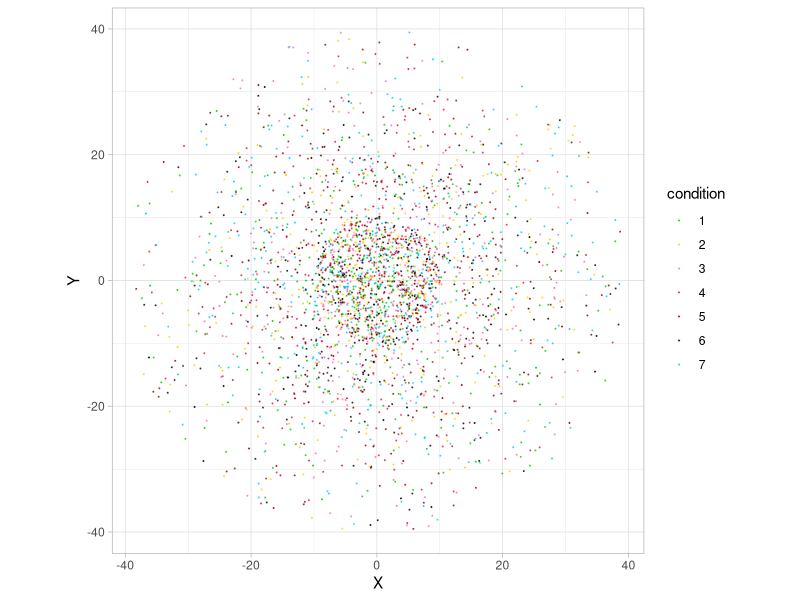
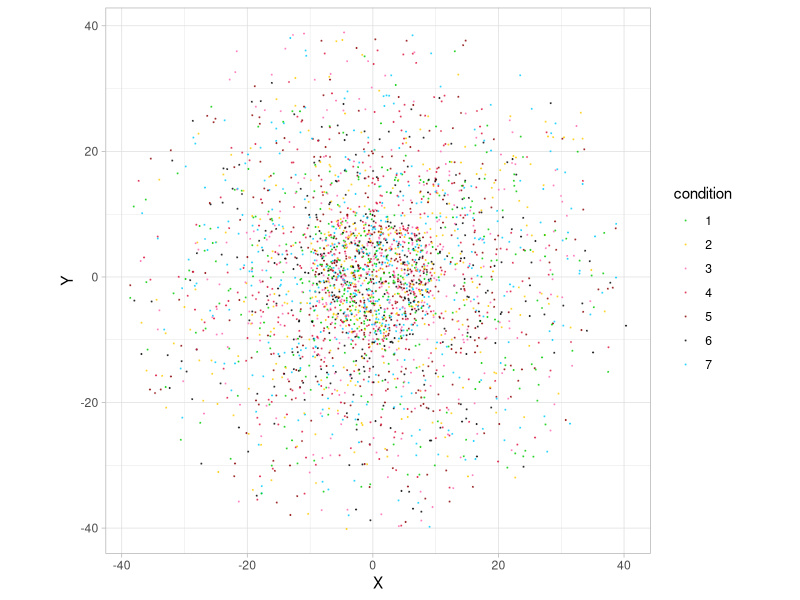

The R source for these figures, in order:
## ---- chunk 1
knitr::opts_chunk$set(echo = TRUE)
## ---- chunk 2
library(tidyverse)
library(ggplot2)
library(gganimate)
library(magick)

my_theme = theme_light() + theme(plot.title = element_text(hjust = 0.5), plot.subtitle = element_text(hjust = 0.5))
## ---- chunk 3
# N: Total number of points
# R: A vector of radius
# P: A vector of the proportion of points in each ring area
# Time: The number of days (running times)


N = 3000
# R need to be decreasing
R = c(40,30,20,10)
# P should be the value corresponding to R
P = c(1,2,3,4)
Times = 30
## ---- chunk 4
calculate_alpha = function(N, R, P, c){
  # N: Total number of points
  # R: A vector of radius
  # P: A vector of the proportion of points in each ring area
  # c: Correction coefficient
  
  L = length(R)
  population = P/sum(P)*N
  S = R^2
  area = S - c(S[2:L],0)
  density = population/area
  ratio = density / c(0, density[1:(L-1)])
  alpha = 1/ratio*c
  
  return(alpha)
}
## ---- chunk 5
# alpha: A vector of probability of being able to get out of the wall

# alpha should be the value corresponding to R
# This 1.25 is calculate by whole_data when only calculate step 1 to 4
# To let the number of points in each ring after 300 runnings is still the same 
alpha = calculate_alpha(N, R, P, 1.25)
## ---- chunk 6
random_point_circle = function(R, N, x_center = 0, y_center = 0){
  # R: Radiu
  # N: Number of points
  
  if(length(R) != 1)
    stop('Length of R is not 1 in random_point_circle!')
  if(length(N) != 1)
    stop('Length of N is not 1 in random_point_circle!')
  if(N == 0)
    return(data.frame(X = NULL, Y = NULL))
  
  U = runif(N, 0, R^2)
  A = runif(N, 0 ,2*pi)
  X = sqrt(U)*cos(A) + x_center
  Y = sqrt(U)*sin(A) + y_center
  return(data.frame(X = X, Y = Y))
}
## ---- chunk 7
intialize_points = function(N, R, P){
  # N: Total number of points
  # R: A vector of radius
  # P: A vector of the proportion of points in each ring area
  
  if(length(N) != 1)
    stop('Length of N is not 1 in intialize_points!')
  if(length(R) != length(P))
    stop('R and P have different length in intialize_points!')
  if(length(R) == 0)
    stop('Length of R is 0 in intialize_points!')
  
  L = length(R)
  S = R^2
  
  S = S/sum(S)
  P = P/sum(P)
  
  if(mean(P/S == sort(P/S)) != 1)
    stop('The proportion of area is not increasing in intialize_points!')
  
  data = data.frame(X = NULL, Y = NULL)
  
  number_of_points = rep(0, L)
  for(i in 1:L){
    total_area = S[i]
    if(i == L){
      current_area = S[i]
    } else{
      current_area = S[i]-S[i+1]
    }
    need_points = P[i]*N - number_of_points[i]
    generate_points = round(need_points / current_area * total_area)
    data = rbind(data, random_point_circle(R[i],  generate_points))
    if(i == L){
      number_of_points[L] = number_of_points[L] + generate_points 
    } else{
      number_of_points[i:L] = number_of_points[i:L] + round((S[i:L] - c(S[(i+1):L],0)) / total_area * generate_points)
    }

  }
  
  return(list(data, number_of_points))
}
## ---- chunk 8
intialize = intialize_points(N, R, P)
data = intialize[[1]]
# To check if the number of data is right
number_of_points = intialize[[2]]
number_of_points
P/sum(P)*N
## ---- chunk 9
# To check the number of data in each ring
check_data = data %>% mutate(Radiu = sqrt(X^2+Y^2))
check_data %>% filter(Radiu<R[1]) %>% nrow()
check_data %>% filter(Radiu<R[2]) %>% nrow()
check_data %>% filter(Radiu<R[3]) %>% nrow()
check_data %>% filter(Radiu<R[4]) %>% nrow()
## ---- chunk 10
plot_points = function(data, condition){
  # data: A Data frame contains X and Y in first 2 column
  # condition: A vector contains 7 factors of illness
  
  c = colnames(data)
  if(c[1] != 'X' | c[2] != 'Y')
    stop('Wrong name in data in plot_points!')
  
  if(nrow(data) != length(condition %>% unlist))
    stop('Wrong nrow of condition in plot_points!')
  
  t = tibble(X = data$X, Y = data$Y, condition = as.factor(condition))
  g = t %>%
    ggplot(aes(x = X, y = Y, color = condition)) + 
    geom_point(size = 0.1, alpha = 0.6) + 
    scale_color_manual(values=c('#00CC00', '#FFCC00', '#FF69B4', '#DC143C', '#8B0000', '#000000', '#00CCFF')) + 
    coord_fixed() + 
    my_theme
  g
}
## ---- chunk 11
# Condition meaning and color
# 1: Healthy, '#00CC00', Electric Green
# 2: Incubation period, '#FFCC00', Tangerine Yellow
# 3: Moderate, '#FF69B4', Hot Pink
# 4: Severe, '#DC143C', Crimson
# 5: Cirtical, '#8B0000', Dark Red
# 6: Death, '#000000', Black
# 7: Cure, '#00CCFF', Deep Sky Blue

test_condition = sample(1:7, N, replace = TRUE) 
plot_points(data, test_condition)
## ---- chunk 12
random_walk = function(data, v){
  # data: A Data frame contains X and Y in first 2 column
  # v: A vector contains the speed of points
  
  N = nrow(data)
  if(N != length(v %>% unlist))
    stop('Wrong nrow of v in Random_Walk!')
  
  distance = rnorm(N, v, sd = v/1.5)
  distance[distance < 0] = 0
  
  A = runif(N, 0 ,2*pi)
  data$X = data$X + distance * cos(A)
  data$Y = data$Y + distance * sin(A)
  
  return(data)
}
## ---- chunk 13
v = rnorm(N, 1, 0.5)
v[v < 0] = 0
new_data = random_walk(data, v)
plot_points(new_data, test_condition)
## ---- chunk 14
through_wall = function(last_data, new_data, R, alpha){
  # last_data: A data frame contains X and Y which is last position
  # new_data: A data frame contains X and Y which is new position
  # R: A vector of radius
  # alpha: A vector of probability of being able to get out of the wall
  
  last_R = sqrt(last_data$X^2 + last_data$Y^2)
  new_R = sqrt(new_data$X^2 + new_data$Y^2)
  
  R0 = c(Inf, R, 0)
  last_R0 = cut(last_R, breaks = R0, labels = (length(R)+1):1) %>% as.numeric()
  new_R0 = cut(new_R, breaks = R0, labels = (length(R)+1):1) %>% as.numeric()
  
  # wall_level: for example, R = c(40,30,20,10)
  # 1. R<10
  # 2. 10<R<20
  # 3. 20<R<30
  # 4. 30<R<40
  # 5. R>40
  
  index = which(last_R0 < new_R0)
  wall_level = last_R0[index]
  
  # To make sure alpha[1] is the wall_level 1's probability
  alpha0 = rev(alpha)
  alpha_all = alpha0[wall_level]
  
  U = runif(length(index), 0 ,1)
  
  index_run = which(U > alpha_all)
  wall_level_run = wall_level[index_run]
  index_run = index[index_run]
  
  distance = new_data[index_run,c('X', 'Y')] - last_data[index_run,c('X', 'Y')]
  distance = sqrt(distance$X^2 + distance$Y^2)
  
  R1 = last_R[index_run]
  R2 = new_R[index_run]
  rest_distance = distance/(R1+R2)*R2
  
  ratio = (1-2*rest_distance/new_R[index_run])
  ratio = ifelse(ratio < -0.5, -0.5, ratio)
  
  new_data[index_run,] = new_data[index_run,] * ratio
  
  return(new_data)
}
## ---- chunk 15
simulation_points = function(N, R, P, Times){
  # N: Total number of points
  # R: A vector of radius
  # P: A vector of the proportion of points in each ring area
  # Time: The number of days (running times)
  
  Start_time = Sys.time()
  
  whole_data = data.frame(X = NULL, Y = NULL, Condition = NULL, Time = NULL)
  intialize = intialize_points(N, R, P)
  data = intialize[[1]]
  condition = rep(1, N)
  whole_data = rbind(whole_data, cbind(data, Condition = condition, Time = rep(0, N)))
  
  v = rnorm(N, 1, 0.5)
  v[v < 0] = 0
  
  # If change nrow of data, need to change nrow of condition
  for(t in 1:Times){
    if(t == round(Times/3))
      condition = rep(2, N)
    if(t == round(Times/3*2))
      condition = rep(3, N)
    new_data = random_walk(data, v)
    new_data = through_wall(data, new_data, R, alpha)
    whole_data = rbind(whole_data, cbind(new_data, Condition = condition, Time = rep(t, nrow(data))))
    data = new_data
    
  }
  
  End_time = Sys.time()
  
  check_data = data %>% mutate(Radiu = sqrt(X^2+Y^2))
  c1 = check_data %>% filter(Radiu<R[1]) %>% nrow()
  c2 = check_data %>% filter(Radiu<R[2]) %>% nrow()
  c3 = check_data %>% filter(Radiu<R[3]) %>% nrow()
  c4 = check_data %>% filter(Radiu<R[4]) %>% nrow()
  cat('Running times:',t, 'Population:', c1, c2, c3, c4, '\nUsed time:')
  print(End_time-Start_time)
  cat('\n')
  
  return(whole_data)
}
## ---- chunk 16
whole_data = simulation_points(N, R, P, Times)
## ---- chunk 17
generate_gif = function(whole_data){
  # whole_data: A data.frame contains X, Y, Condition and Time
  
  p = whole_data %>% 
    ggplot(aes(x = X, y = Y, color = as.factor(Condition), group = 1L)) + 
    geom_point(size = 0.1, alpha = 0.6) + 
    scale_color_manual(values=c('#00CC00', '#FFCC00', '#FF69B4', '#DC143C', '#8B0000', '#000000', '#00CCFF')) + 
    coord_fixed() + 
    transition_time(Time) + 
    ease_aes('linear') + 
    my_theme
  
  image <- animate(p)
  image_write(image, "output.gif")
}

## ---- chunk 18
generate_gif(whole_data)
